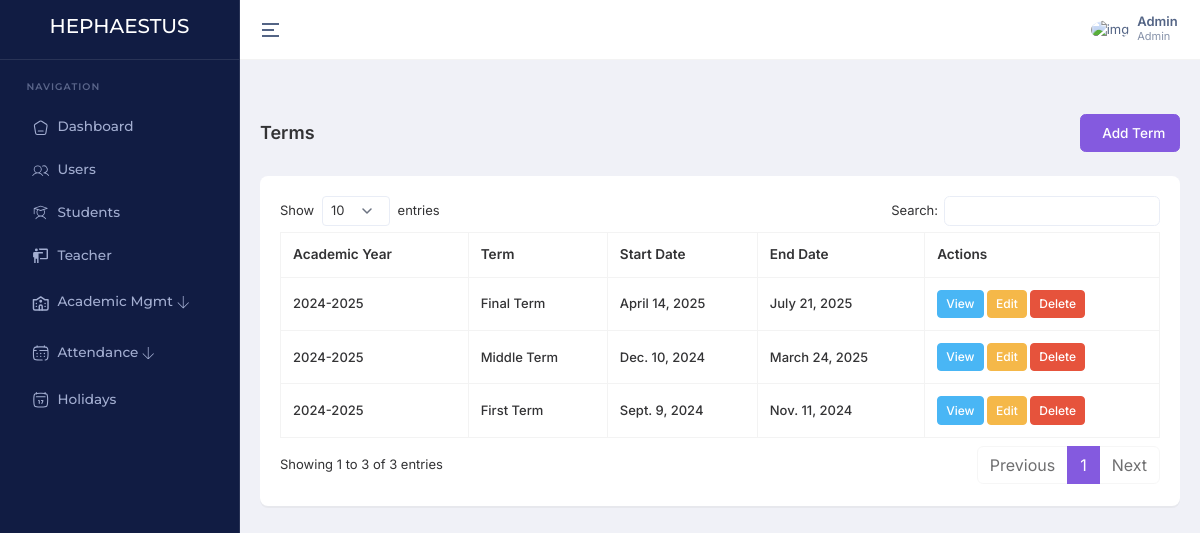
Before: /terms/ (signed in) with the older database file.
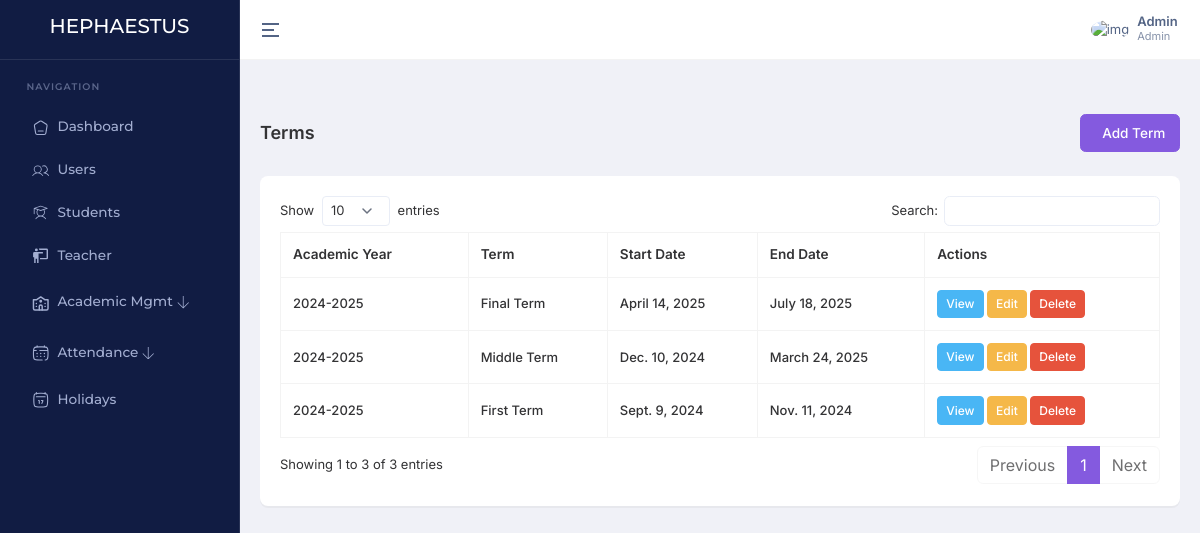
After: the same page with the newer database file.
### home/models.py (models this page shows, shortened)
class Term(models.Model):
    TERM_CHOICES = [
        ('1', 'First Term'),
        ('2', 'Middle Term'),
        ('3', 'Final Term'),
    ]
    academic_year = models.ForeignKey(AcademicYear, on_delete=models.CASCADE, related_name='terms', null=True, blank=True)
    name = models.CharField(max_length=1, choices=TERM_CHOICES, null=True, blank=True)
    start_date = models.DateField(null=True, blank=True)
    end_date = models.DateField(null=True, blank=True)
    created_at = models.DateTimeField(auto_now_add=True)
    updated_at = models.DateTimeField(auto_now=True)
    created_by = models.ForeignKey(settings.AUTH_USER_MODEL, on_delete=models.SET_NULL, null=True, related_name='terms_created')
    updated_by = models.ForeignKey(settings.AUTH_USER_MODEL, on_delete=models.SET_NULL, null=True, related_name='terms_updated')
    delete_status = models.BooleanField(default=False)
    class Meta:
        unique_together = ['academic_year', 'name']
        ordering = ['academic_year', 'name']

class AcademicYear(models.Model):
    name = models.CharField(max_length=9, unique=True, null=True, blank=True)  # e.g., "2023-2024"
    start_date = models.DateField(null=True, blank=True)
    end_date = models.DateField(null=True, blank=True)
    created_at = models.DateTimeField(auto_now_add=True)
    updated_at = models.DateTimeField(auto_now=True)
    created_by = models.ForeignKey(settings.AUTH_USER_MODEL, on_delete=models.SET_NULL, null=True, related_name='academic_years_created')
    updated_by = models.ForeignKey(settings.AUTH_USER_MODEL, on_delete=models.SET_NULL, null=True, related_name='academic_years_updated')
    delete_status = models.BooleanField(default=False)
    def __str__(self):
        return self.name

### home/views.py (the view)
# urls.py: path('terms/', getTerms, name='getTerms'),
@login_required
def getTerms(request):
    terms = Term.objects.filter(delete_status=False).order_by('-created_at')
    context = {
        'terms': terms
    }
    return render(request, 'pages/terms/index.html', context)

### templates/pages/terms/index.html (shortened to what this page needs)
{% extends "layouts/app.html" %}
{% load static %}
{% block content %}
<div class="container-fluid">
    <div class="d-md-flex d-block align-items-center justify-content-between my-4 page-header-breadcrumb">
        <h1 class="page-title fw-semibold fs-18 mb-0">Terms</h1>
        <div class="ms-md-1 ms-0">
            <nav>
                <ol class="breadcrumb mb-0">
                    <a class="btn btn-primary" href="{% url 'home:addTerm' %}">
                        Add Term
                    </a>
                </ol>
            </nav>
        </div>
    </div>
    <div class="row">
        <div class="col-xl-12">
            <div class="card custom-card">
                <div class="card-body">
                    <div class="table-responsive">
                        <table id="datatable" class="table table-bordered text-nowrap w-100">
                            <thead>
                                <tr>
                                    <th>Academic Year</th>
                                    <th>Term</th>
                                    <th>Start Date</th>
                                    <th>End Date</th>
                                    <th>Actions</th>
                                </tr>
                            </thead>
                            <tbody>
                                {% for term in terms %}
                                    <tr>
                                        <td>{{ term.academic_year }}</td>
                                        <td>{{ term.get_name_display }}</td>
                                        <td>{{ term.start_date }}</td>
                                        <td>{{ term.end_date }}</td>
                                        <td>
                                            <a href="{% url 'home:viewTerm' term.id %}" class="btn btn-sm btn-info">View</a>
                                            <a href="{% url 'home:editTerm' term.id %}" class="btn btn-sm btn-warning">Edit</a>
                                            <a href="{% url 'home:deleteTerm' term.id %}" class="btn btn-sm btn-danger" onclick="return confirm('Are you sure you want to delete this term?')">Delete</a>
                                        </td>
                                    </tr>
                                {% endfor %}
                            </tbody>
                        </table>
                    </div>
                </div>
            </div>
        </div>
    </div>
</div>
{% endblock %}

Changed rows visible on the page:
changed Term "Final Term": end_date "July 21, 2025" → "July 18, 2025"
